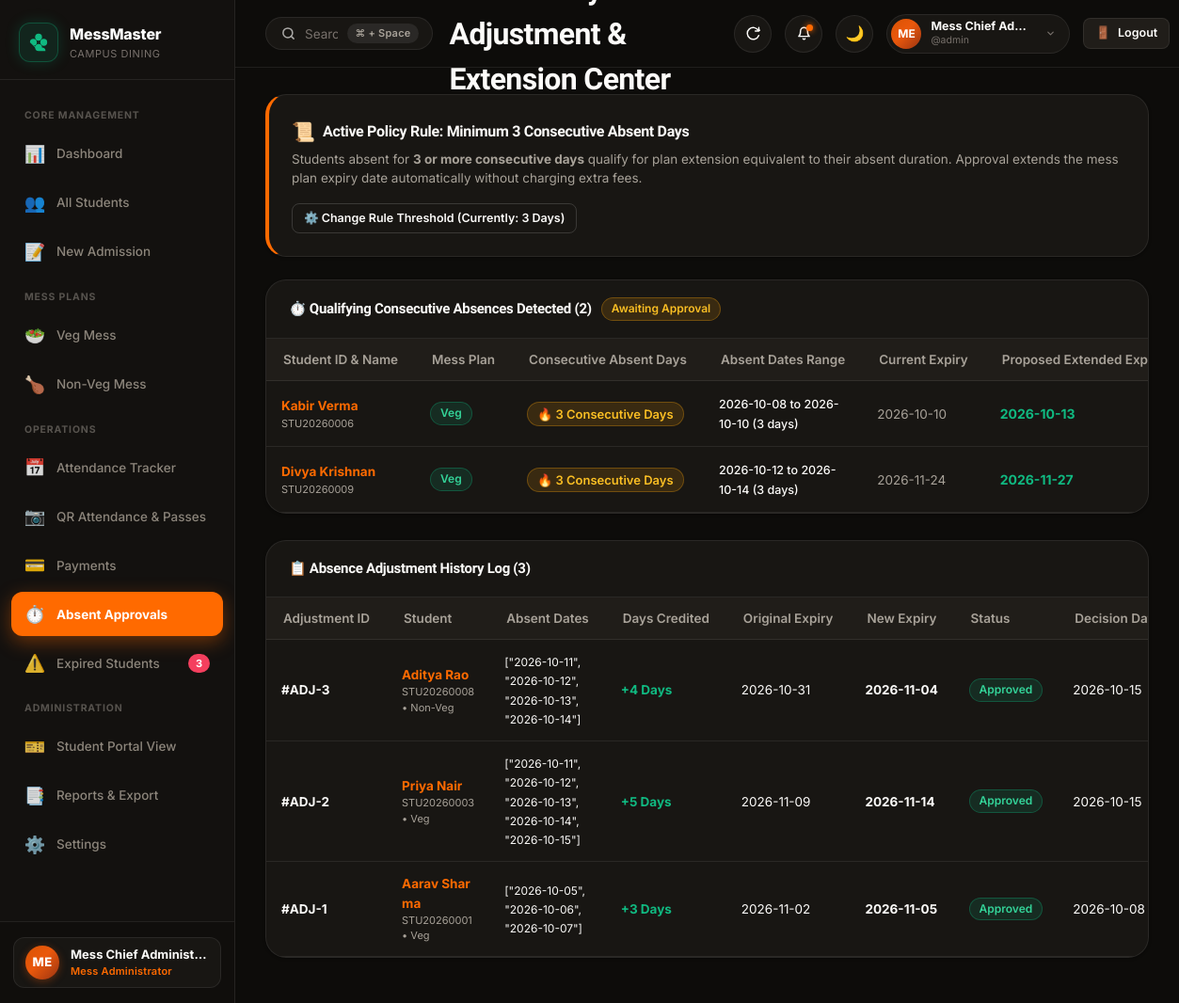
/absent-approvals (signed in), run on the app's committed database.
### tables this page shows
CREATE TABLE students (
            id INTEGER PRIMARY KEY AUTOINCREMENT,
            student_id TEXT UNIQUE NOT NULL,
            full_name TEXT NOT NULL,
            mobile TEXT UNIQUE NOT NULL,
            college_name TEXT NOT NULL,
            mess_type TEXT NOT NULL CHECK(mess_type IN ('Veg', 'Non-Veg')),
            status TEXT NOT NULL DEFAULT 'Active' CHECK(status IN ('Active', 'Expired', 'Deactivated')),
            admission_date DATE NOT NULL,
            created_at DATETIME DEFAULT CURRENT_TIMESTAMP,
            updated_at DATETIME DEFAULT CURRENT_TIMESTAMP
        , meal_preference TEXT DEFAULT 'Both', email TEXT);

CREATE TABLE mess_plans (
            id INTEGER PRIMARY KEY AUTOINCREMENT,
            student_id TEXT NOT NULL,
            plan_duration_days INTEGER NOT NULL,
            start_date DATE NOT NULL,
            original_expiry_date DATE NOT NULL,
            current_expiry_date DATE NOT NULL,
            total_extension_days INTEGER DEFAULT 0,
            mess_type TEXT NOT NULL CHECK(mess_type IN ('Veg', 'Non-Veg')),
            total_fee REAL NOT NULL,
            status TEXT NOT NULL DEFAULT 'Active' CHECK(status IN ('Active', 'Expired', 'Renewed')),
            is_current INTEGER NOT NULL DEFAULT 1,
            created_at DATETIME DEFAULT CURRENT_TIMESTAMP,
            FOREIGN KEY (student_id) REFERENCES students(student_id) ON DELETE CASCADE
        );

CREATE TABLE absence_adjustments (
            id INTEGER PRIMARY KEY AUTOINCREMENT,
            student_id TEXT NOT NULL,
            plan_id INTEGER NOT NULL,
            consecutive_days_count INTEGER NOT NULL,
            absent_dates_json TEXT NOT NULL,
            credited_days INTEGER NOT NULL,
            original_expiry_date DATE NOT NULL,
            updated_expiry_date DATE NOT NULL,
            status TEXT NOT NULL DEFAULT 'Pending' CHECK(status IN ('Pending', 'Approved', 'Rejected')),
            requested_date DATE NOT NULL,
            approved_date DATE,
            admin_notes TEXT,
            created_at DATETIME DEFAULT CURRENT_TIMESTAMP,
            FOREIGN KEY (student_id) REFERENCES students(student_id) ON DELETE CASCADE,
            FOREIGN KEY (plan_id) REFERENCES mess_plans(id) ON DELETE CASCADE
        );

### app.py (the view)
@app.route('/absent-approvals')
@login_required
def absent_approvals():
    database.update_all_mess_expiries()
    threshold = int(database.get_setting('absent_threshold_days', '3'))
    conn = database.get_db_connection()
    eligible_streaks = database.detect_all_eligible_absences(threshold=threshold)
    adjustments_history = conn.execute("""
        SELECT a.*, s.full_name as student_name, s.mess_type, s.mobile
        FROM absence_adjustments a
        JOIN students s ON a.student_id = s.student_id
        ORDER BY a.id DESC
    """).fetchall()
    conn.close()
    return render_template('absent_approvals.html',
        threshold=threshold,
        eligible_streaks=eligible_streaks,
        adjustments_history=adjustments_history
    )

### app.py (called while the page is built)
def login_required(f):
    @wraps(f)
    def decorated_function(*args, **kwargs):
        if 'user_id' not in session:
            flash("Please sign in to access the Mess Management System.", "warning")
            return redirect(url_for('login', next=request.url))
        return f(*args, **kwargs)
    return decorated_function

### database.py (called while the page is built, shortened)
def get_db_path():
    return DEFAULT_DB_PATH

def get_db_connection():
    db_file = get_db_path()
    try:
        os.makedirs(os.path.dirname(db_file), exist_ok=True)
    except OSError:
        pass
    conn = sqlite3.connect(db_file)
    conn.row_factory = sqlite3.Row
    conn.execute("PRAGMA foreign_keys = ON;")
    return conn

def get_setting(key, default_value=''):
    conn = get_db_connection()
    row = conn.execute("SELECT value FROM settings WHERE key = ?", (key,)).fetchone()
    conn.close()
    return row['value'] if row else default_value

def detect_all_eligible_absences(threshold=None):
    if threshold is None:
        threshold = int(get_setting('absent_threshold_days', '3'))
    conn = get_db_connection()
    students = conn.execute("SELECT student_id FROM students WHERE status IN ('Active', 'Expired')").fetchall()
    conn.close()
    all_eligible = []
    for s in students:
        streaks = detect_consecutive_absences_for_student(s['student_id'], threshold)
        all_eligible.extend(streaks)
    return all_eligible

### templates/absent_approvals.html (shortened to what this page needs)
{% extends "base.html" %}
{% block content %}
<div class="panel" style="margin-bottom: 24px; border-left: 4px solid var(--accent-orange); background: var(--bg-card);">
  <div class="panel-body">
    <div style="display: flex; justify-content: space-between; align-items: center; flex-wrap: wrap; gap: 16px;">
      <div>
        <div style="display: flex; align-items: center; gap: 8px;">
          <span style="font-size: 20px;">📜</span>
          <h3 style="font-size: 16px; font-weight: 700; color: var(--text-primary);">Active Policy Rule: Minimum {{ threshold }} Consecutive Absent Days</h3>
        </div>
        <p style="font-size: 13.5px; color: var(--text-secondary); margin-top: 4px;">
          Students absent for <strong>{{ threshold }} or more consecutive days</strong> qualify for plan extension equivalent to their absent duration.
          Approval extends the mess plan expiry date automatically without charging extra fees.
        </p>
      </div>
      <div>
        <a href="{{ url_for('settings') }}" class="btn btn-outline btn-sm">
          ⚙️ Change Rule Threshold (Currently: {{ threshold }} Days)
        </a>
      </div>
    </div>
  </div>
</div>
<div class="panel" style="margin-bottom: 28px;">
  <div class="panel-header">
    <div style="display: flex; align-items: center; gap: 10px;">
      <h3 class="panel-title">⏱️ Qualifying Consecutive Absences Detected ({{ eligible_streaks|length }})</h3>
      <span class="badge badge-warning">Awaiting Approval</span>
    </div>
  </div>
  <div class="panel-body" style="padding: 0;">
    <div class="table-responsive">
      <table class="data-table">
        <thead>
          <tr>
            <th>Student ID & Name</th>
            <th>Mess Plan</th>
            <th>Consecutive Absent Days</th>
            <th>Absent Dates Range</th>
            <th>Current Expiry</th>
            <th>Proposed Extended Expiry</th>
          </tr>
        </thead>
        <tbody>
          {% if eligible_streaks %}
            {% for streak in eligible_streaks %}
              <tr>
                <td>
                  <strong><a href="{{ url_for('student_profile', student_id=streak.student_id) }}" style="color: var(--accent-orange);">{{ streak.student_name }}</a></strong>
                  <div style="font-size: 11px; color: var(--text-secondary);">{{ streak.student_id }}</div>
                </td>
                <td>
                  <span class="badge {% if streak.mess_type == 'Veg' %}badge-veg{% else %}badge-nonveg{% endif %}">
                    {{ streak.mess_type }}
                  </span>
                </td>
                <td>
                  <span class="badge badge-warning" style="font-size: 13px;">
                    🔥 {{ streak.consecutive_count }} Consecutive Days
                  </span>
                </td>
                <td>
                  <span style="font-size: 12.5px; font-weight: 500;">{{ streak.absent_dates_str }}</span>
                </td>
                <td>
                  <span style="color: var(--text-secondary);">{{ streak.original_expiry_date }}</span>
                </td>
                <td>
                  <strong style="color: var(--accent-green); font-size: 14px;">{{ streak.proposed_expiry_date }}</strong>
                </td>
              </tr>
            {% endfor %}
          {% else %}
            <tr>
              <td colspan="8" style="text-align: center; padding: 36px; color: var(--text-muted);">
                ✨ No uncredited consecutive absences &ge; {{ threshold }} days detected at this time. All students up-to-date!
              </td>
            </tr>
          {% endif %}
        </tbody>
      </table>
    </div>
  </div>
</div>
<div class="panel">
  <div class="panel-header">
    <h3 class="panel-title">📋 Absence Adjustment History Log ({{ adjustments_history|length }})</h3>
  </div>
  <div class="panel-body" style="padding: 0;">
    <div class="table-responsive">
      <table class="data-table">
        <thead>
          <tr>
            <th>Adjustment ID</th>
            <th>Student</th>
            <th>Absent Dates</th>
            <th>Days Credited</th>
            <th>Original Expiry</th>
            <th>New Expiry</th>
            <th>Status</th>
            <th>Decision Date</th>
          </tr>
        </thead>
        <tbody>
          {% if adjustments_history %}
            {% for adj in adjustments_history %}
              <tr>
                <td><strong>#ADJ-{{ adj.id }}</strong></td>
                <td>
                  <strong><a href="{{ url_for('student_profile', student_id=adj.student_id) }}" style="color: var(--accent-orange);">{{ adj.student_name }}</a></strong>
                  <div style="font-size: 11px; color: var(--text-secondary);">{{ adj.student_id }} &bull; {{ adj.mess_type }}</div>
                </td>
                <td>
                  <span style="font-size: 12px;">{{ adj.absent_dates_json }}</span>
                </td>
                <td>
                  <strong style="color: var(--accent-green);">+{{ adj.credited_days }} Days</strong>
                </td>
                <td>{{ adj.original_expiry_date }}</td>
                <td><strong>{{ adj.updated_expiry_date }}</strong></td>
                <td>
                  {% if adj.status == 'Approved' %}
                    <span class="badge badge-active">Approved</span>
                  {% elif adj.status == 'Pending' %}
                    <span class="badge badge-warning">Pending</span>
                  {% else %}
                    <span class="badge badge-expired">Rejected</span>
                  {% endif %}
                </td>
                <td>{{ adj.approved_date or adj.requested_date }}</td>
              </tr>
            {% endfor %}
          {% else %}
            <tr>
              <td colspan="9" style="text-align: center; padding: 36px; color: var(--text-secondary);">
                No adjustment records found.
              </td>
            </tr>
          {% endif %}
        </tbody>
      </table>
    </div>
  </div>
</div>
{% endblock %}

### data on the page
students: student_name "Kabir Verma", student_id "STU20260006", mess_type "Veg"
mess_plans: original_expiry_date "2026-10-10"
students: student_name "Divya Krishnan", student_id "STU20260009", mess_type "Veg"
mess_plans: original_expiry_date "2026-11-24"
absence_adjustments: id "3", student_name "Aditya Rao", student_id "STU20260008", mess_type "Non-Veg", absent_dates_json "[\"2026-10-11\", \"2026-10-12\", \"2026-10-13\", \"2026-10-14\"]", credited_days "4", original_expiry_date "2026-10-31", updated_expiry_date "2026-11-04", status "Approved", approved_date "2026-10-15"
absence_adjustments: id "2", student_name "Priya Nair", student_id "STU20260003", mess_type "Veg", absent_dates_json "[\"2026-10-11\", \"2026-10-12\", \"2026-10-13\", \"2026-10-14\", \"2026-10-15\"]", credited_days "5", original_expiry_date "2026-11-09", updated_expiry_date "2026-11-14", status "Approved", approved_date "2026-10-15"
absence_adjustments: id "1", student_name "Aarav Sharma", student_id "STU20260001", mess_type "Veg", absent_dates_json "[\"2026-10-05\", \"2026-10-06\", \"2026-10-07\"]", credited_days "3", original_expiry_date "2026-11-02", updated_expiry_date "2026-11-05", status "Approved", approved_date "2026-10-08"

### other printed values
{{ badge_expired_count }} "3"
{{ (session.get('full_name', 'Admin')[:2])|upper }} "ME"
{{ (session.get('full_name', 'US')[:2])|upper }} "ME"
{{ session.get('full_name') or 'User Profile' }} "Mess Chief Ad…"
{{ (session.get('username') or 'user')|lower }} "admin"
{{ threshold }} "3"
{{ eligible_streaks|length }} "2"
{{ streak.consecutive_count }} "3" "3"
{{ streak.absent_dates_str }} "2026-10-08 to 2026-10-10 (3 days)" "2026-10-12 to 2026-10-14 (3 days)"
{{ streak.proposed_expiry_date }} "2026-10-13" "2026-11-27"
{{ adjustments_history|length }} "3"
